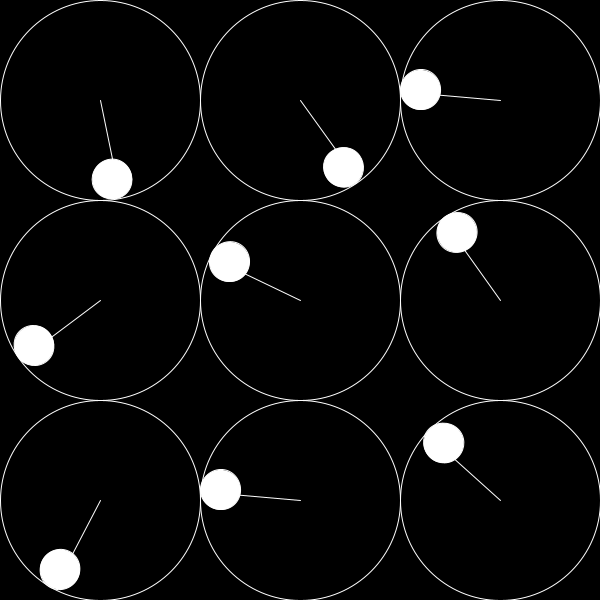
Frame 1 (no input)
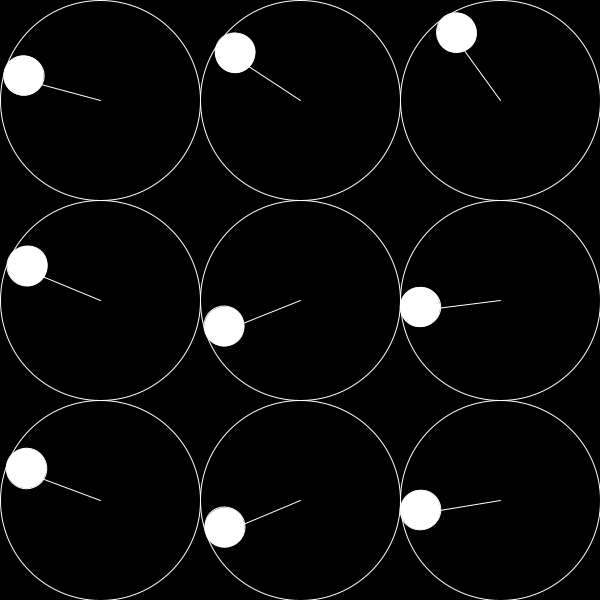
Frame 60 (the mouse pressed at the canvas centre just before this capture)
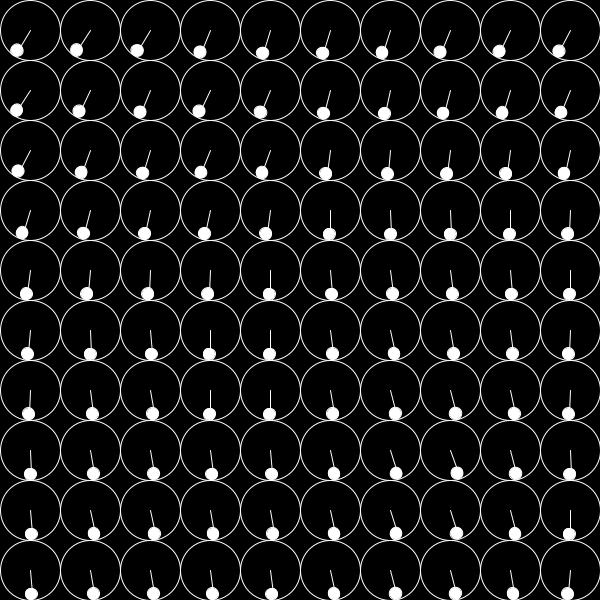
Frame 120 (the mouse held since frame 60 and released just before this capture)

The Processing sketch that drew these frames (run headless with seeded random() and noise(); from frame 60 on, the mouse is pressed at the canvas centre):

// Processing sketch: forAndRandomness
// ── forAndRandomness.pde
//1. 마우스 위치에 따라 최소 3개에서 최대 16개의 사각 타일로 채운다.
int tileNum;
int randomSeed = 0;
float noiseMult = 0.01;

void setup() {
  size(600, 600);
}

void draw() {
  noiseSeed(randomSeed);
  background(0);
  randomSeed(0);
  tileNum = int(map(mouseX, 0, width, 3, 16 + 1));
  //noiseMult = map(mouseY, 0, height, 0.01, 0.0005);
  noiseMult = pow(10, map(mouseY, 0, height, -1, -5));
  float tileSize = width / float(tileNum);
  
  float yMoveFactor = map(mouseY, 0, height, 0.005, 0.0001); 
  float xMoveFactor = map(mouseX, 0, width, 0.1, 0.5);
  
  for (int row = 0; row < tileNum; row++) {
    for (int col = 0; col < tileNum; col++) {
      float rectX =tileSize * col;
      float rectY =tileSize * row;
      float centerX = rectX + tileSize * 0.5;
      float centerY = rectY + tileSize * 0.5;
      //float randomVal = random(1);
      //float noiseVal = noise(centerX * noiseMult, centerY * noiseMult);
 
      float noiseVal = noise(centerX * noiseMult, centerY * noiseMult, millis() * yMoveFactor * xMoveFactor);
      
      noFill();
      noStroke();
      rect(rectX, rectY, tileSize, tileSize);
      //fill(255 * randomVal);
      //fill(255 * noiseVal);
      stroke(255);
      circle(centerX, centerY, tileSize);
      pushMatrix();
      translate(centerX, centerY);
      // rotate(radians(30 * randomVal));
      rotate(radians(360 * noiseVal));
      line(0, 0, tileSize * 0.8 * 0.5, 0);
      fill(255);
      circle(tileSize * 0.8 * 0.5, tileSize * 0.8 * 0.5 * 0.05, tileSize * 0.2);
      popMatrix();
    }
  }
}
